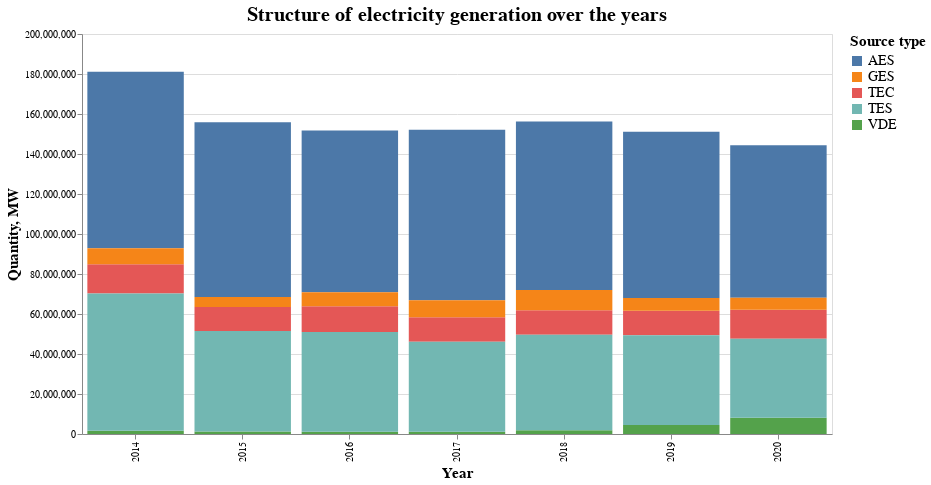

The notebook cell saved with this chart:
### Markdown cell above
## 1. Як змінювалась структура генерації електроенергії за роками?

Щоб відповісти на це питання, я використала Bar chart, де стовпці відповідають за роки, а значення по осі Y вказують на сумарну кількість згенерованої енергії. Кожен стовпець поділений на частини, які відображають кількість згерерованої енергії кожним джерелом.   
  
Однією з переваг такої візуалізації є відображення розподілу та загальної кількості згенерованої енергії. Недоліком цього способу візуалізації є незручність відслідковування динамічності/кількості по змінах кожного окремого джерела, тому я додала підказки (tooltips).  
  
Альтернативним варіантом є Line Chart, завдяки йому було б зручніше оцінювати динаміку змін та кількість електроенергії за джерелами, але також було б важче відслідковувати розподіл між ними.

### Code cell
df_sum_by_year = df.groupby('Year').sum().reset_index()


chart_1 = alt.Chart(df_sum_by_year).transform_fold(
                ['AES', 'TEC', 'VDE', 'TES', 'GES'],
                as_=['Source type', 'Quantity']
            ).mark_bar().encode(
                x = alt.X('Year:N', title='Year'),
                y = alt.Y('Quantity:Q', title='Quantity, MW'),
                color = alt.Color('Source type:N'),
                tooltip = alt.Tooltip(['Source type:N', 'Quantity:Q', 'Year:N'])
            ).configure_legend(
                titleFontSize=15,
                labelFontSize=14
            ).configure_axis(
                titleFontSize=15
            ).configure_title(
                fontSize=20             
            ).properties(width = 750, height = 400, 
                title='Structure of electricity generation over the years')

chart_1

### Figure 1 — Vega-Lite specification as saved in the notebook (floating-point values rounded to 4 significant figures)
{"config": {"view": {"continuousWidth": 400, "continuousHeight": 300}, "axis": {"titleFontSize": 15}, "legend": {"labelFontSize": 14, "titleFontSize": 15}, "title": {"fontSize": 20}}, "data": {"name": "data-e3ddaff19ec1c845a32ceea28fa6fad6"}, "mark": "bar", "encoding": {"color": {"type": "nominal", "field": "Source type"}, "tooltip": [{"type": "nominal", "field": "Source type"}, {"type": "quantitative", "field": "Quantity"}, {"type": "nominal", "field": "Year"}], "x": {"type": "nominal", "field": "Year", "title": "Year"}, "y": {"type": "quantitative", "field": "Quantity", "title": "Quantity, MW"}}, "height": 400, "title": "Structure of electricity generation over the years", "transform": [{"fold": ["AES", "TEC", "VDE", "TES", "GES"], "as": ["Source type", "Quantity"]}], "width": 750, "$schema": "https://vega.github.io/schema/vega-lite/v4.8.1.json", "datasets": {"data-e3ddaff19ec1c845a32ceea28fa6fad6": [{"Year": "2014", "AES": 88204418, "TEC": 14684731, "VDE": 1606386, "TES": 68605877, "GES": 7991000.0, "GAES_GEN": 839842, "CONSUMPTION": 172595823, "GAES_PUMP": -1138000.0, "UK_BLR_RUS": -2597000.0, "UK_EURO": -4945000.0, "UK_MLD": -654700.0, "Hour": 109500}, {"Year": "2015", "AES": 87413763, "TEC": 12041074, "VDE": 1234936, "TES": 50259819, "GES": 4964000.0, "GAES_GEN": 1554857, "CONSUMPTION": 148380125, "GAES_PUMP": -2116000.0, "UK_BLR_RUS": 1986000.0, "UK_EURO": -3623000.0, "UK_MLD": 52190.0, "Hour": 109500}, {"Year": "2016", "AES": 80762094, "TEC": 12841033, "VDE": 1093190, "TES": 49879543, "GES": 7114000.0, "GAES_GEN": 1621377, "CONSUMPTION": 145108274, "GAES_PUMP": -2180000.0, "UK_BLR_RUS": -299500.0, "UK_EURO": -3983000.0, "UK_MLD": 45210.0, "Hour": 109800}, {"Year": "2017", "AES": 85314258, "TEC": 12208062, "VDE": 1177032, "TES": 44945303, "GES": 8532000.0, "GAES_GEN": 1575099, "CONSUMPTION": 145483538, "GAES_PUMP": -2139000.0, "UK_BLR_RUS": -315500.0, "UK_EURO": -4039000.0, "UK_MLD": -1154000.0, "Hour": 109500}, {"Year": "2018", "AES": 84351328, "TEC": 12261018, "VDE": 1863726, "TES": 47747092, "GES": 10070000.0, "GAES_GEN": 1564867, "CONSUMPTION": 149131882, "GAES_PUMP": -2119000.0, "UK_BLR_RUS": -433200.0, "UK_EURO": -5211000.0, "UK_MLD": -965800.0, "Hour": 109500}, {"Year": "2019", "AES": 83098265, "TEC": 12251850, "VDE": 4441801, "TES": 44877587, "GES": 6422000.0, "GAES_GEN": 1323192, "CONSUMPTION": 146253834, "GAES_PUMP": -1820000.0, "UK_BLR_RUS": 562100.0, "UK_EURO": -4280000.0, "UK_MLD": -623500.0, "Hour": 109500}, {"Year": "2020", "AES": 76210883, "TEC": 14536545, "VDE": 8124734, "TES": 39504024, "GES": 5999000.0, "GAES_GEN": 1561564, "CONSUMPTION": 140720453, "GAES_PUMP": -2139000.0, "UK_BLR_RUS": -638700.0, "UK_EURO": -2301000.0, "UK_MLD": -137300.0, "Hour": 109800}]}}
